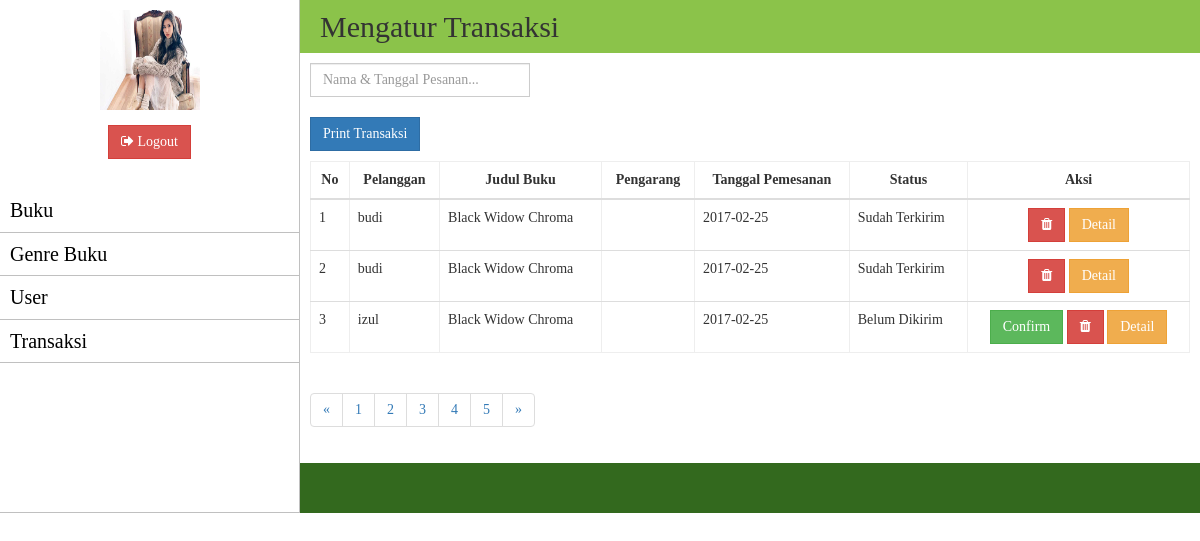
Before: /admin/transaksi/index.php (signed in) with the older database file.
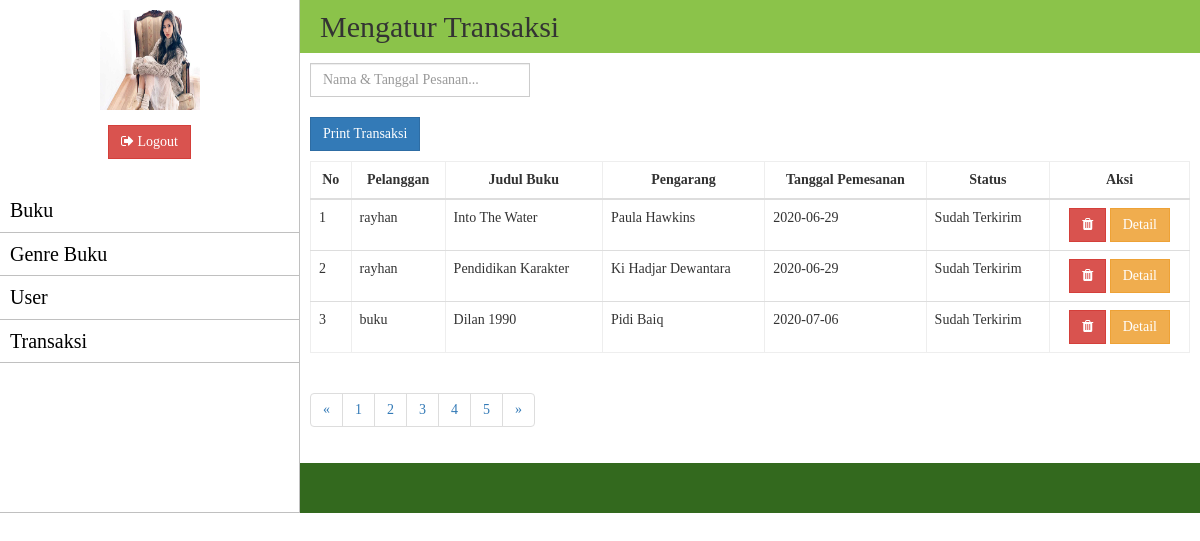
After: the same page with the newer database file.
### tables this page shows
CREATE TABLE `tbl_pesanan` (
  `id_pesanan` varchar(30) NOT NULL,
  `id_user` int(11) NOT NULL,
  `status` varchar(20) NOT NULL,
  `tanggal_pesanan` date NOT NULL,
  `kode_produk` varchar(11) NOT NULL
);

CREATE TABLE `tbl_user` (
  `id_user` int(11) NOT NULL,
  `nama` varchar(50) NOT NULL,
  `username` varchar(50) NOT NULL,
  `password` varchar(50) NOT NULL,
  `email` varchar(50) NOT NULL,
  `no_telepon` varchar(15) NOT NULL,
  `alamat` varchar(50) NOT NULL,
  `blokir` int(11) DEFAULT '1'
);

CREATE TABLE `tbl_produk` (
  `kode_produk` varchar(11) NOT NULL,
  `nama` varchar(50) NOT NULL,
  `pengarang` varchar(25) NOT NULL,
  `id_jenis` int(11) NOT NULL,
  `gambar` varchar(60) NOT NULL,
  `deskripsi` text NOT NULL,
  `harga` int(22) NOT NULL,
  `jumlah` int(11) NOT NULL
);

### admin/transaksi/index.php (the view, shortened to what this page needs)
<?php
require_once"../../element/sidebar.php";
?>
<div class="content-header">
<h2>Mengatur Transaksi</h2>
</div>
<div class="content-isi">
	<div class="col-lg-3 search">
	<form action="" method="get">
	<input type="search" name="p" id="inputSearch" class="form-control" placeholder="Nama & Tanggal Pesanan..."><br><a class="btn btn-primary"  href="print.php"> Print Transaksi</a>
	</form>
	</div>
	<div class="tabel-toko">
		<div class="table-responsive">
			<table class="table table-hover" border="1">
				<thead>
					<tr>
						<th>No</th>
						<th>Pelanggan</th>
						<th>Judul Buku</th>
						<th>Pengarang</th>
						<th>Tanggal Pemesanan</th>
						<th>Status</th>
						<th>Aksi</th>
					</tr>
				</thead>
				<tbody>
					<?php
					$sql=mysql_query("SELECT id_pesanan,A.username, pengarang, B.tanggal_pesanan, B.status, C.nama FROM tbl_user AS A INNER JOIN tbl_pesanan AS B INNER JOIN tbl_produk AS C ON (A.id_user=B.id_user) AND (B.kode_produk = C.kode_produk) ") ;
					$no=1;
					while($pesanan=mysql_fetch_array($sql)) {
					$kd = $pesanan['nama'];
					?>
					<tr>
						<td><?php echo $no++; ?></td>
						<td><?php echo $pesanan['username']; ?></td>
						<td><?php echo $kd; ?></td>
						<td><?php echo $pesanan['pengarang']; ?></td>
						<td><?php echo $pesanan['tanggal_pesanan']; ?></td>
						<td><?php echo $pesanan['status']; ?></td>
						<td align="center">
						<?php
						if ($pesanan['status']=='Belum Dikirim') { ?>
						<a href="proses.php?proses=confirm&id=<?php echo $pesanan['id_pesanan']; ?>" class="btn btn-success">Confirm</a>
						<?php } ?>
						<a href="proses.php?proses=delete&id=<?php echo $pesanan['id_pesanan']; ?>" class="btn btn-danger" onclick="return confirm ('Anda yakin ingin menghapus data')"><i class="fa fa-trash"></i></a>
						<a href="detail.php?id_pesanan=<?php echo $pesanan['id_pesanan']; ?>" class="btn btn-warning">Detail</a>
					</tr>
					<?php } ?>
				</tbody>
			</table>
		</div>
	</div>
	<ul class="pagination">
		<li><a href="#">&laquo;</a></li>
		<li><a href="#">1</a></li>
		<li><a href="#">2</a></li>
		<li><a href="#">3</a></li>
		<li><a href="#">4</a></li>
		<li><a href="#">5</a></li>
		<li><a href="#">&raquo;</a></li>
	</ul>
</div>
<?php
require_once"../../element/footer.php";
?>

Changed rows visible on the page:
no longer on this page (row unchanged): tbl_pesanan: id_user.username "budi", kode_produk.nama "Black Widow Chroma", tanggal_pesanan "2017-02-25", status "Sudah Terkirim"
no longer on this page (row unchanged): tbl_pesanan: id_user.username "budi", kode_produk.nama "Black Widow Chroma", tanggal_pesanan "2017-02-25", status "Sudah Terkirim"
removed tbl_pesanan: id_user.username "izul", kode_produk.nama "Black Widow Chroma", tanggal_pesanan "2017-02-25", status "Belum Dikirim"
added tbl_pesanan: id_user.username "rayhan", kode_produk.nama "Into The Water", kode_produk.pengarang "Paula Hawkins", tanggal_pesanan "2020-06-29", status "Sudah Terkirim"
added tbl_pesanan: id_user.username "rayhan", kode_produk.nama "Pendidikan Karakter", kode_produk.pengarang "Ki Hadjar Dewantara", tanggal_pesanan "2020-06-29", status "Sudah Terkirim"
added tbl_pesanan: id_user.username "buku", kode_produk.nama "Dilan 1990", kode_produk.pengarang "Pidi Baiq", tanggal_pesanan "2020-07-06", status "Sudah Terkirim"
